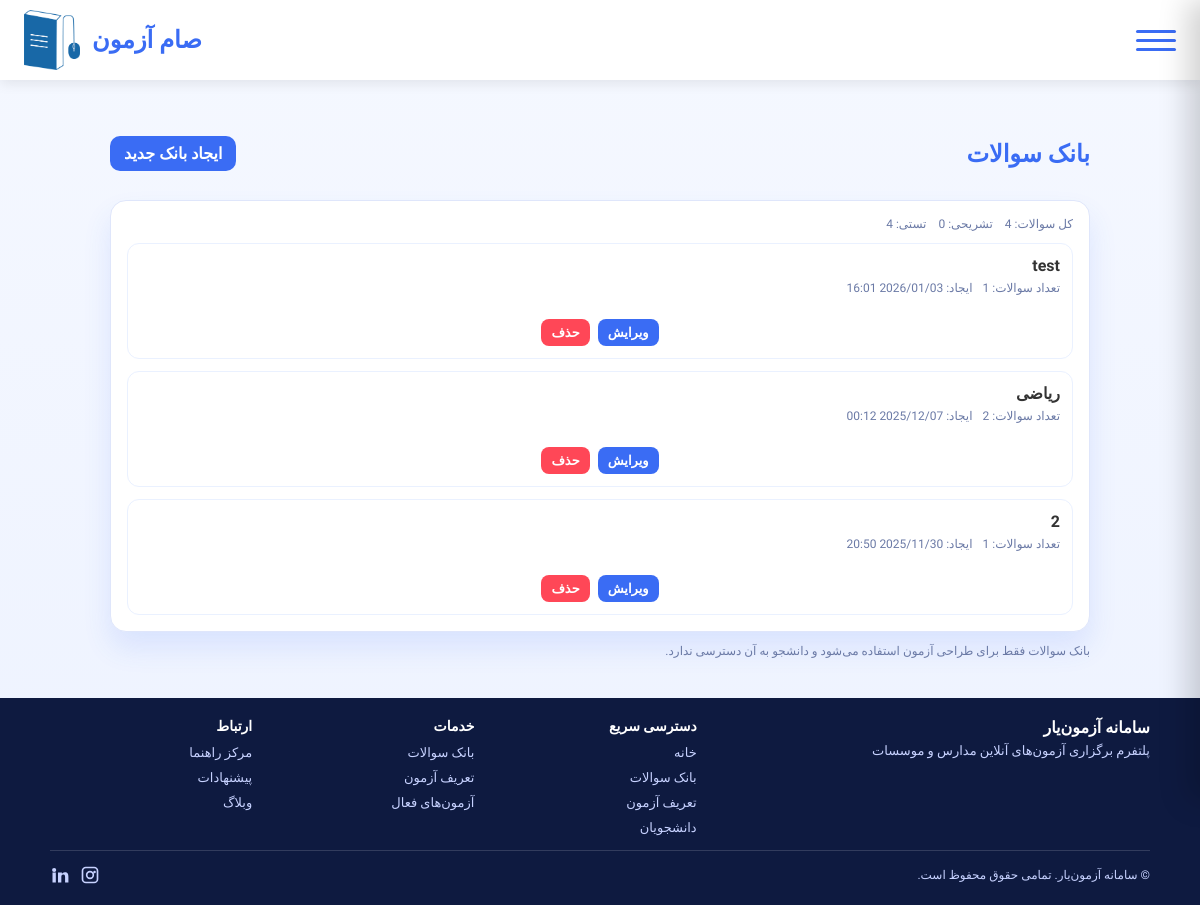
The page /accounts/question-bank/ (signed in) on the database its author committed.
### accounts/models.py (models this page shows, shortened)
class Exam(models.Model):
    name = models.CharField(max_length=200)
    classroom = models.ForeignKey('Classroom', on_delete=models.CASCADE, related_name='exams')
    num_questions = models.PositiveIntegerField(default=0)
    created_by = models.ForeignKey(settings.AUTH_USER_MODEL, on_delete=models.CASCADE, related_name='created_exams')
    students = models.ManyToManyField(settings.AUTH_USER_MODEL, related_name='exams', blank=True)
    created_at = models.DateTimeField(auto_now_add=True)
    source_exam = models.ForeignKey('self', null=True, blank=True, on_delete=models.SET_NULL, related_name='derived_exams')
    shuffle_per_student = models.BooleanField(default=True)
    duration = models.PositiveIntegerField(default=60, help_text="Duration in minutes")
    start_time = models.DateTimeField(null=True, blank=True)
    end_time = models.DateTimeField(null=True, blank=True)
    class Meta:
        verbose_name = "آزمون"
        verbose_name_plural = "آزمون‌ها"

### accounts/views.py (the view)
# urls.py: path('question-bank/', question_bank, name='question_bank'),
@login_required
def question_bank(request):
    u = request.user
    is_instructor = (getattr(getattr(u, 'role', None), 'code', '') == 'instructor')
    if not is_instructor:
        return redirect('dashboard')
    banks = (Exam.objects
             .filter(created_by=u, source_exam__isnull=True)
             .annotate(q_count=Count('questions'))
             .order_by('-created_at'))
    totals = Question.objects.filter(exam__created_by=u, exam__source_exam__isnull=True)
    total_questions = totals.count()
    des_count = totals.filter(kind='des').count()
    mcq_count = totals.filter(kind='mcq').count()
    return render(request, 'accounts/question_bank.html', {
        'banks': banks,
        'total_questions': total_questions,
        'des_count': des_count,
        'mcq_count': mcq_count,
    })

### templates/accounts/question_bank.html (shortened to what this page needs)
{% extends "base.html" %}
{% block body_class %}question-bank{% endblock %}
{% block content %}
<div class="wrap">
  <div class="head">
    <h2 class="title">بانک سوالات</h2>
    <a href="{% url 'question_bank_new' %}" class="new-btn">ایجاد بانک جدید</a>
  </div>
  <div class="card">
    <div class="meta">
      <span>کل سوالات: {{ total_questions }}</span>
      <span>تشریحی: {{ des_count }}</span>
      <span>تستی: {{ mcq_count }}</span>
    </div>
    <div class="grid">
      {% for b in banks %}
      <div class="item">
        <div class="name">{{ b.name }}</div>
        <div class="stats">
          <span>تعداد سوالات: {{ b.q_count }}</span>
          <span>ایجاد: {{ b.created_at|date:"Y/m/d H:i" }}</span>
        </div>
        <div class="actions">
          <a class="btn btn-edit" href="{% url 'question_bank_edit' b.id %}">ویرایش</a>
          <form action="{% url 'question_bank_delete' b.id %}" method="post" onsubmit="return confirm('بانک سوال حذف شود؟')" style="display:inline;">
            <button type="submit" class="btn btn-del">حذف</button>
          </form>
        </div>
      </div>
      {% empty %}
      <div class="item">هنوز بانکی ایجاد نشده است</div>
      {% endfor %}
    </div>
  </div>
  <div style="margin-top:12px;">
    <p style="color:#6b7aa6;font-size:12px;">بانک سوالات فقط برای طراحی آزمون استفاده می‌شود و دانشجو به آن دسترسی ندارد.</p>
  </div>
  </div>
{% endblock %}

### static/styles.css (style rules this page uses)
html, body { height: 100%; }
body { font-family: 'Vazirmatn','IranSans', tahoma, sans-serif; direction: rtl; margin: 0; padding: 0; background: linear-gradient(135deg, #007BFF, #00BFFF); min-height: 100vh; display: flex; flex-direction: column; }
:root { --footer-bg: #0e1a40; --footer-fg: #f0f4ff; --footer-link: #c7d2ff; --footer-link-hover: #ffffff; --footer-divider: rgba(255,255,255,0.15); --footer-ico: #c7d2ff; --footer-head-color: #ffffff; }
.btn { display: inline-block; padding: 10px 16px; border-radius: 8px; border: none; cursor: pointer; font-weight: 700; }
.actions { display:flex; justify-content:center; margin-top: 24px; }

### templates/base.html (style rules this page uses)
:root { --header-height: 80px; --header-bg: #ffffff; --header-shadow: 0 4px 12px rgba(0,0,0,0.08); }
body { padding-top: var(--header-height); }

### templates/accounts/question_bank.html (style rules this page uses)
body.question-bank { background:linear-gradient(180deg,#f5f8ff 0%, #eef3ff 100%) }
.wrap { max-width:980px;margin:24px auto;padding:0 16px }
.head { display:flex;justify-content:space-between;align-items:center;margin-bottom:12px }
.title { font-weight:800;color:#3A6CF4 }
.new-btn { display:inline-block;padding:8px 14px;border-radius:10px;background:#3A6CF4;color:#fff;text-decoration:none;font-weight:700 }
.card { background:#fff;border:1px solid #dfe6fb;border-radius:16px;box-shadow:0 16px 28px rgba(58,108,244,0.12);padding:16px }
.meta { display:flex;gap:12px;color:#6b7aa6;font-size:12px;margin-bottom:12px }
.grid { display:grid;grid-template-columns:1fr;gap:12px }
.item { border:1px solid #eaf1ff;border-radius:12px;padding:12px;background: rgba(255,255,255,0.6); }
.item .name { font-weight:700;color:#333;margin-bottom:6px }
.item .stats { display:flex;gap:10px;color:#6b7aa6;font-size:12px;margin-bottom:10px }
.actions { display:flex;gap:8px }
.btn { display:inline-block;padding:6px 10px;border-radius:8px;text-decoration:none;font-weight:700;font-size:13px; transition: all .2s ease }
.btn-edit { background:#3A6CF4;color:#fff }
.btn-del { background:#ff4757;color:#fff;border:none;cursor:pointer }
.new-btn { transition: all .2s ease }

### rows shown on the page
Exam: name "test", q_count "1", created_at "2026/01/03 16:01"
Exam: name "ریاضی", q_count "2", created_at "2025/12/07 00:12"
Exam: name "2", q_count "1", created_at "2025/11/30 20:50"

### other values the page prints
{{ total_questions }} "4"
{{ des_count }} "0"
{{ mcq_count }} "4"
